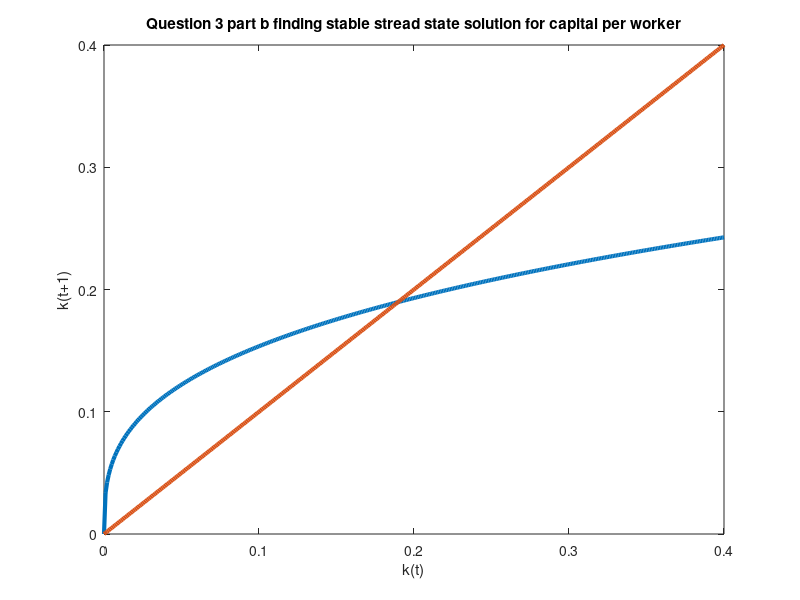

Here is the MATLAB script that generated this plot:
%%Question 3
clc;clf;clear
theta = 0.33; beta =0.98; n=.01;
cons = (beta/(1+beta))*(1-theta)/(1+n);

capital = []
cap_one = []

for i = 0:.001:.4
    capital = [capital;i];
    next_cap = cons*i^theta;
    cap_one = [cap_one; next_cap];
end

plot(capital,cap_one,'LineWidth',3)
hold on
plot(capital,capital,'LineWidth',3)
ylabel('k(t+1)')
xlabel('k(t)')
title("Question 3 part b finding stable stread state solution for capital per worker")
saveas(gcf,'pics/HW1_Q3_b.png')
